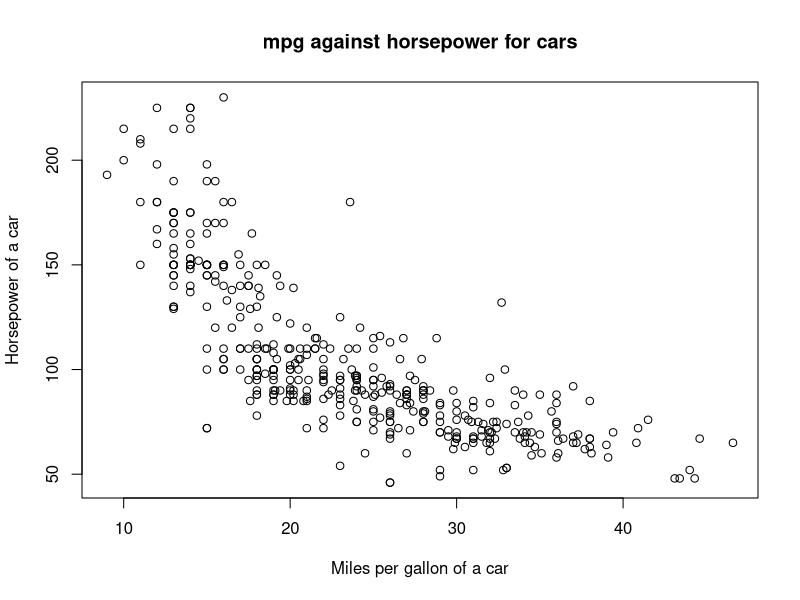
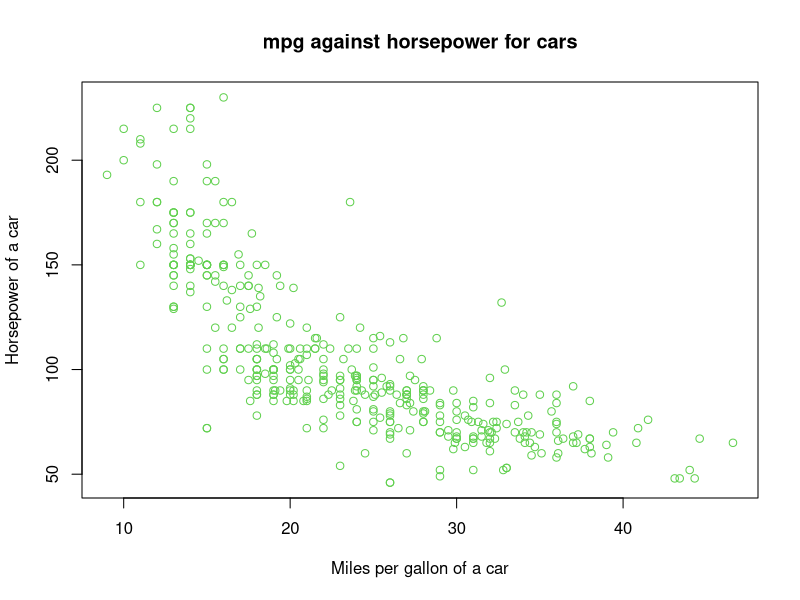
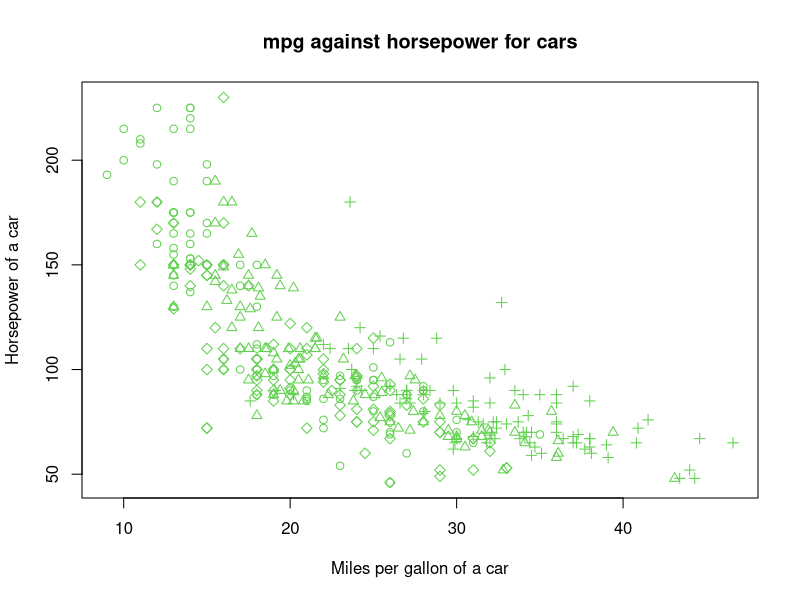
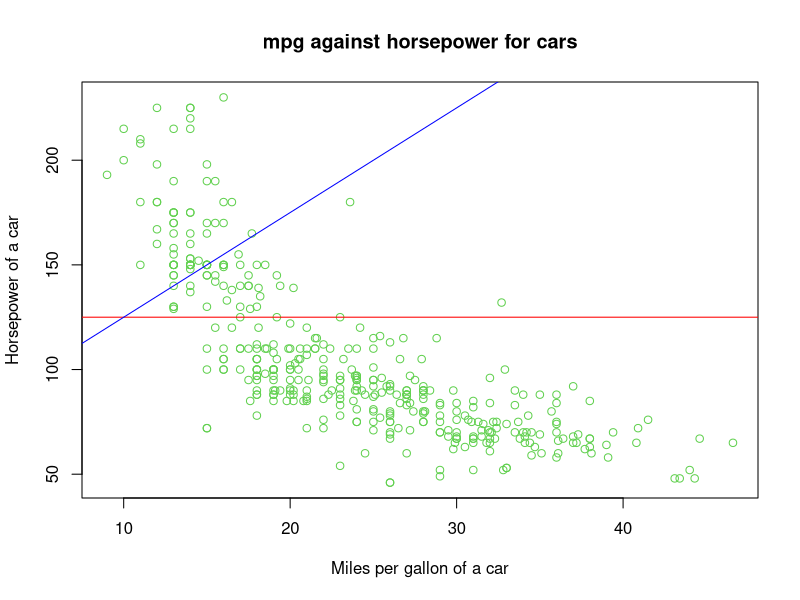
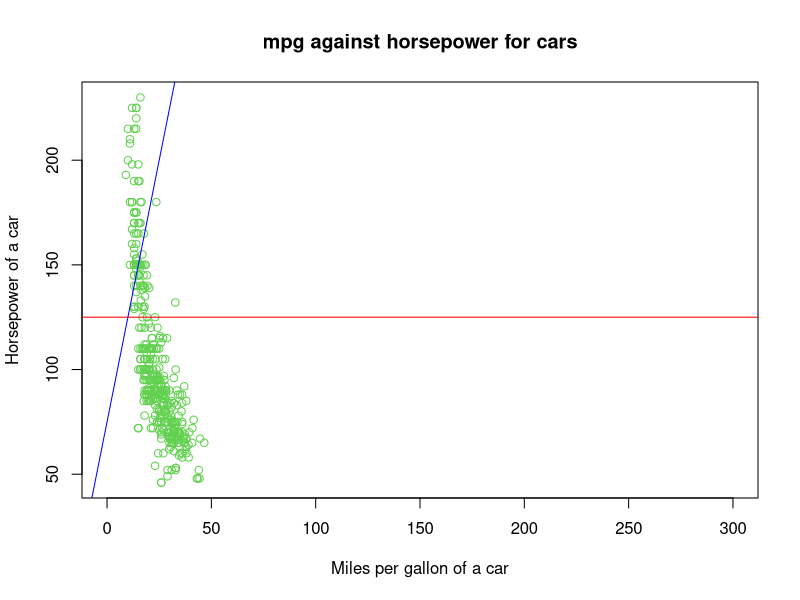
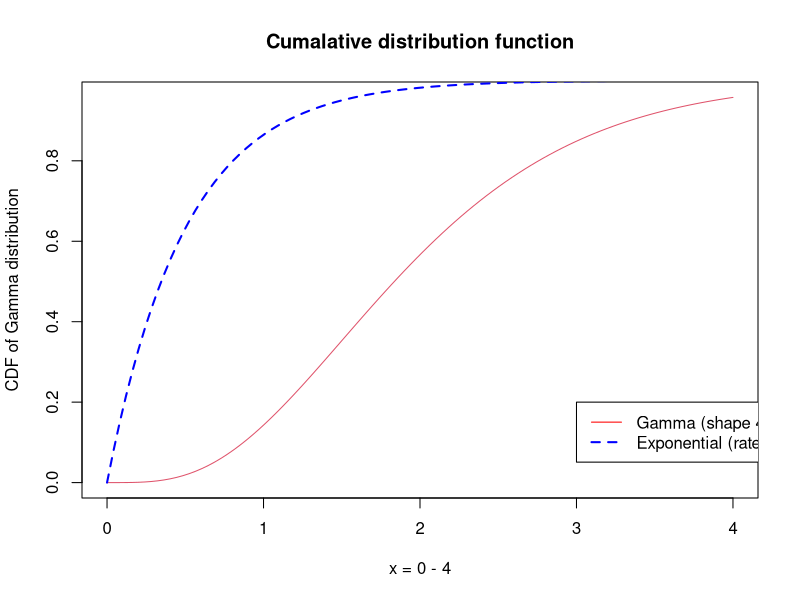
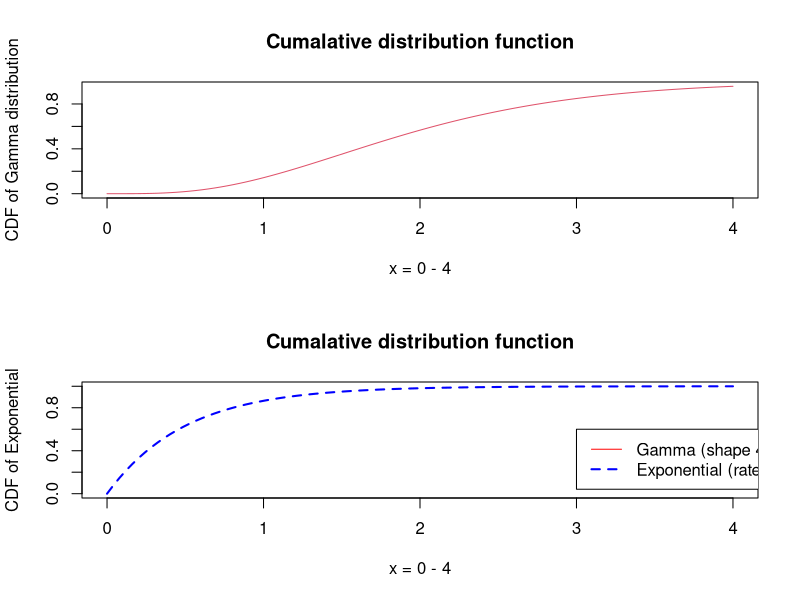
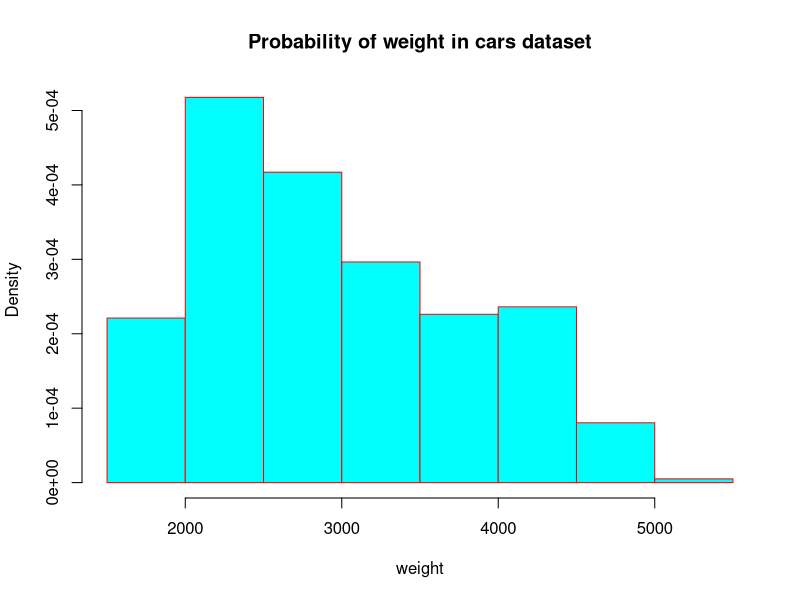

Reproduce these figures in R, in order.
##This is the week 4 lab sheet 2 worksheet that I will be using
##All of my solutions will be stored here
setwd("C:/Users/Isaac/Desktop/R Code")

##Question 1 
read.table("cars.txt")
cars <- read.table("cars.txt", header = FALSE)
##There are 9 columns with 398 rows
is.data.frame(cars)
##Cars is a data frame
##Renaming the columns of the data frame
colnames(cars)[1] <- "mpg" 
colnames(cars)[2] <- "cylinders" 
colnames(cars)[3] <- "displacement" 
colnames(cars)[4] <- "horsepower" 
colnames(cars)[5] <- "weight" 
colnames(cars)[6] <- "acceleration" 
colnames(cars)[7] <- "year" 
colnames(cars)[8] <- "origin" 
colnames(cars)[9] <- "name" 

attach(cars)


#1.1
plot(mpg, horsepower, main = "mpg against horsepower for cars", xlab = "Miles per gallon of a car", ylab = "Horsepower of a car")

#1.2
plot(mpg, horsepower, main = "mpg against horsepower for cars", xlab = "Miles per gallon of a car", ylab = "Horsepower of a car", col = "3")

#1.3
symbs <-c(rep(1,100),rep(5,100),rep(2,100),rep(3,98))
plot(mpg, horsepower, main = "mpg against horsepower for cars", xlab = "Miles per gallon of a car", ylab = "Horsepower of a car", col = "3", pch = symbs)

#1.4
plot(mpg, horsepower, main = "mpg against horsepower for cars", xlab = "Miles per gallon of a car", ylab = "Horsepower of a car", col = "3")
abline(h = 125, col = "red")
abline(a = 75, b = 5, col = "blue")

#1.5
plot(mpg, horsepower, main = "mpg against horsepower for cars", xlab = "Miles per gallon of a car", ylab = "Horsepower of a car", xlim = c(0,300), col = "3")
abline(h = 125, col = "red")
abline(a = 75, b = 5, col = "blue")

##This was all done the other way around to how it should have been, rearrange ASAP

##Question 2

#2.1
?pgamma
?pexp


#2.2
?plot
x <- seq(0, 4, length.out = 100)
ygam <- pgamma(x, shape = 4, rate = 2)
yexp <- pexp(x, rate = 2)
plot(x, ygam, col = "2", xlab = "x = 0 - 4", ylab = "CDF of Gamma distribution", main = "Cumalative distribution function", type = "l")
lines(x, yexp, lty = 2, col = "blue", lwd = "2")
legend(3, 0.2, lty = c(1,2), lwd = c(1,2), col = c("red", "blue"), legend = c("Gamma (shape 4, rate 2)", "Exponential (rate 2"))

#2.3
par(mfrow =c(2,1))
x <- seq(0, 4, length.out = 100)
ygam <- pgamma(x, shape = 4, rate = 2)
yexp <- pexp(x, rate = 2)
plot(x, ygam, col = "2", xlab = "x = 0 - 4", ylab = "CDF of Gamma distribution", main = "Cumalative distribution function", type = "l")
plot(x, yexp, lty = 2, col = "blue", lwd = "2", xlab = "x = 0 - 4", ylab = "CDF of Exponential", main = "Cumalative distribution function", type = "l")
legend(3, 0.6, lty = c(1,2), lwd = c(1,2), col = c("red", "blue"), legend = c("Gamma (shape 4, rate 2)", "Exponential (rate 2"))

dev.off()


##Question 3

#3.1
?hist
hist(weight, probability = TRUE, main = "Probability of weight in cars dataset", col = "cyan", border = "red")

#3.2
d <-density(weight)
plot(d, main="Empirical Density of Weight")
polygon(d, col="pink", border="blue")

#Adding onto plot 3.1
hist(weight, probability = TRUE, main = "Probability of weight in cars dataset", col = "cyan", border = "red")
d <-density(weight)
lines(d, main="Empirical Density of Weight")
polygon(d, border="blue", col=rgb(1, 0.6, 0,0.5))
?polygon

#3.3
qqnorm(weight)
qqline(weight, col = "steelblue", lwd = 2)

#3.4
?lm
fit <- lm(mpg ~ weight, data = cars)
plot(weight, mpg, main = "scatter plot of linear regression of mpg ~ weight", xlab = "weight", ylab = "mpg")
abline(a = fit$coef[1], b = fit$coef[2], col = "cyan")


##To be used for the Quiz 2
x = seq(0, 5, length.out = 100)
y = seq(0, 3, length.out = 100)
plot(x, y, type = "s")
plot(x,y)
?plot

#1 
#plot(a,b)

#2
#abline

#3
#143

#4
?par
#par(mfrow = c(6, 6), cex = 0.9, las = 2, bty = "n")





